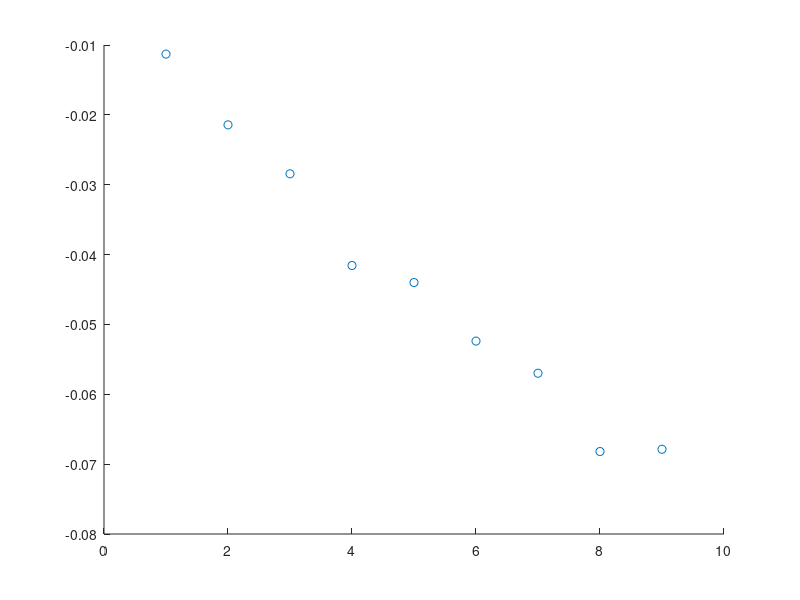
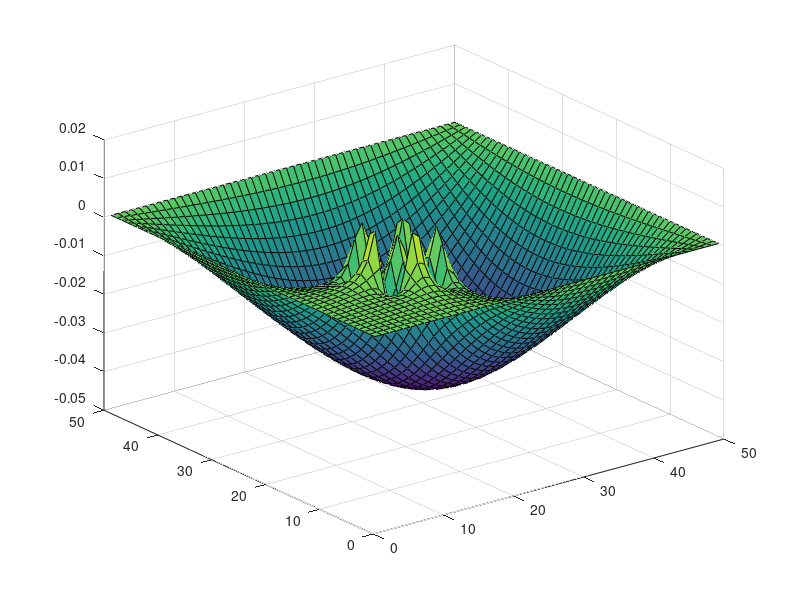
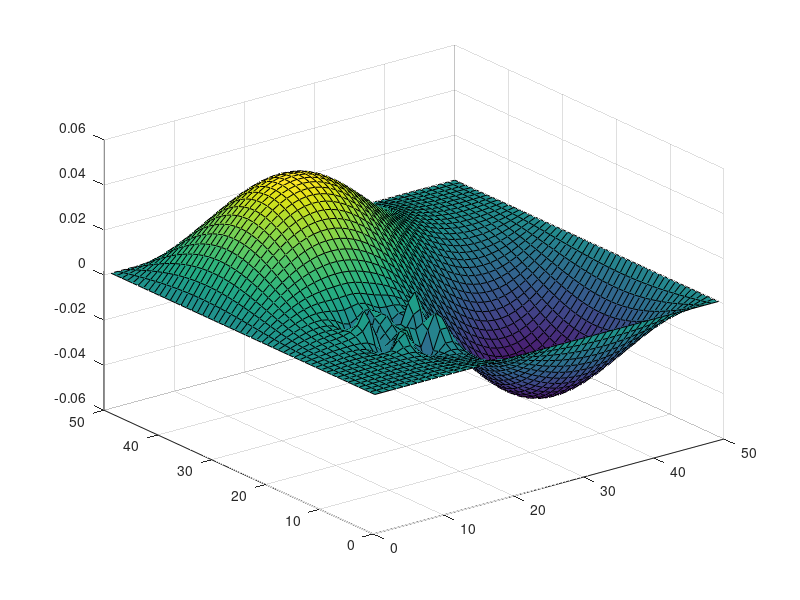
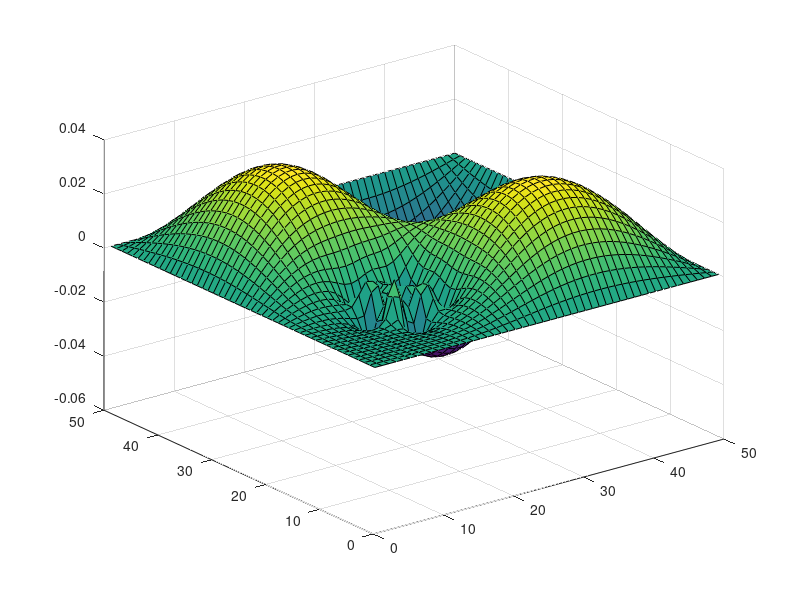

Write MATLAB code to recreate these figures, in order.
nx = 50;
ny = 50;
G = sparse(nx*ny,nx*ny);
for i = 1:nx
    for j = 1:ny
        n = j + (i-1)*ny;
        if i == 1
            G(n,n) = 1;
        elseif i == nx
            G(n,n) = 1;
        elseif j == 1
            G(n,n) = 1;
        elseif j == ny
            G(n,n) = 1;
        else
            nxm = j + (i-2)*ny;
            nxp = j + (i)*ny;
            nym = j-1 + (i-1)*ny;
            nyp = j+1 + (i-1)*ny;
            G(n,nxp) = 1;
            G(n,nyp) = 1;
            G(n,nxm) = 1;
            G(n,nym) = 1;
            if(i>10 && i<20 && j>10 && j<20)
                G(n,n) = -2;
            else
                G(n,n) = -4;
            end
        end
    end
end
[E,D] = eigs(G,9,'SM');
x = linspace(1,9,9);
for i = 1:9
    y(i) = D(i,i);
end
figure(1)
scatter(x,y)

%surf(E)
Emap =  zeros(nx,ny);

for k = 1:9
    
for i = 1:nx
    for j = 1:ny
        n = j + (i-1)*ny;
        Emap(i,j) = E(n,k);
    end
end
figure(k+1)
surf(Emap)
end






